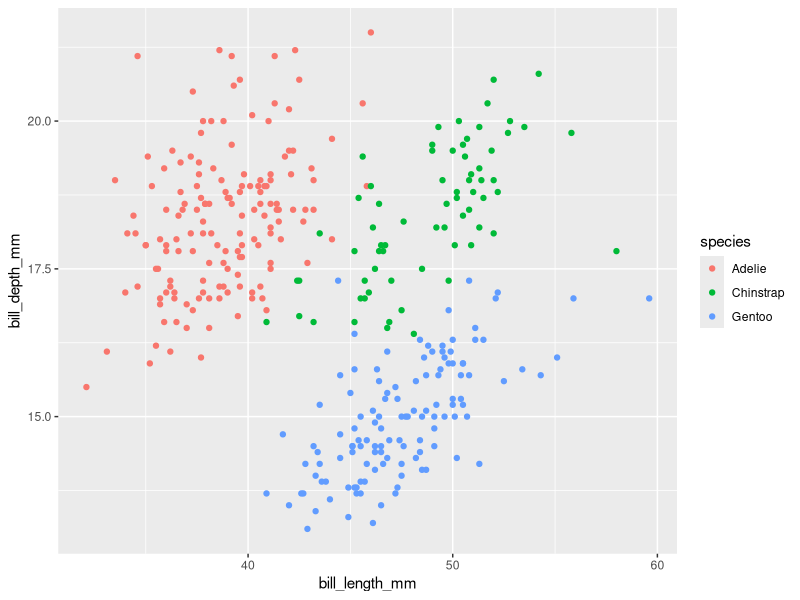
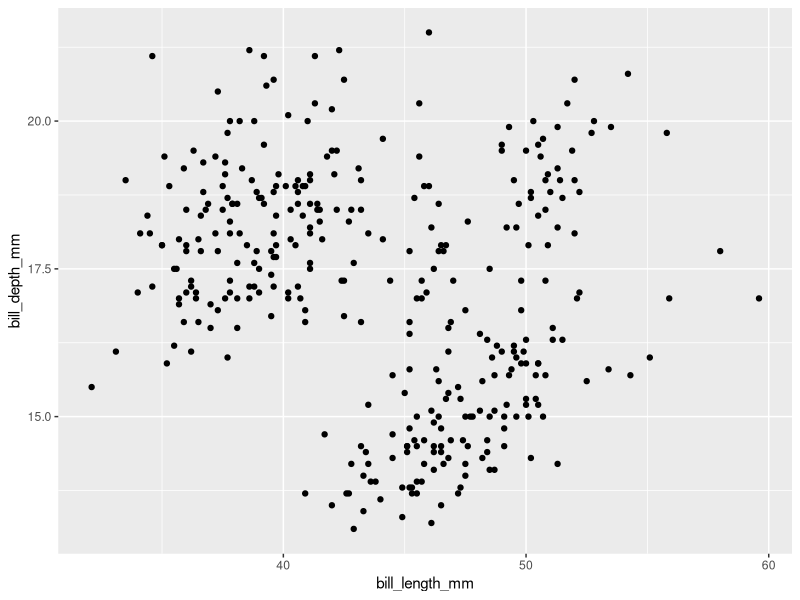
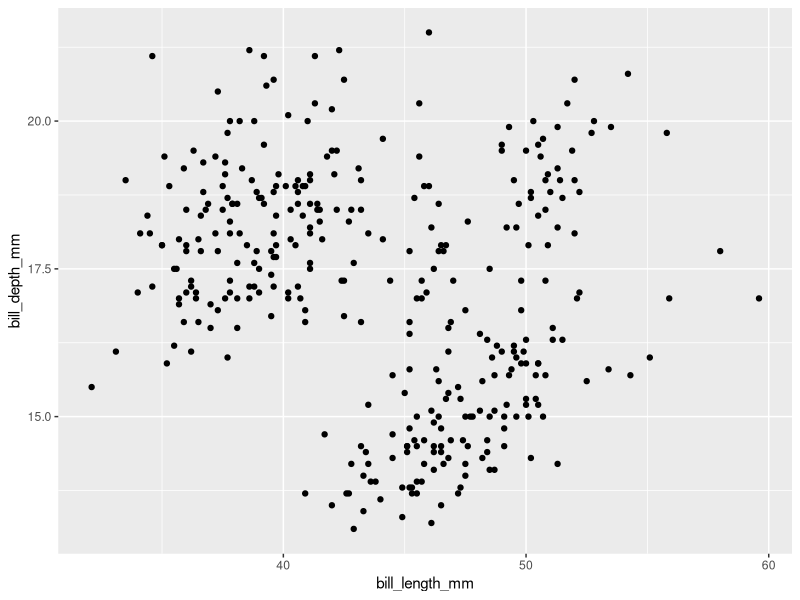

Write the R code that produced these figures, in order. (Note: this script raises an error after producing the figures.)
## ---- chunk 1
library(tidyverse)
## ---- chunk 2
library(palmerpenguins)
library(ggplot2)
ggplot(data = penguins) +
  geom_point(mapping = aes(x = bill_length_mm,
                           y = bill_depth_mm,
                           colour = species))
## ---- chunk 3
ggplot(penguins) +
  geom_point(aes(x = bill_length_mm,
                 y = bill_depth_mm))
## ---- chunk 4
ggplot(penguins) +
  geom_point(aes(x = bill_length_mm,
                 y = bill_depth_mm),
             colour = "black")
## ---- chunk 5
# write your answer here
## ---- chunk 6
penguins |>
  ggplot() +
  geom_point(aes(x = bill_length_mm, 
                 y = body_mass_g)) +
  geom_smooth(method = "lm")
